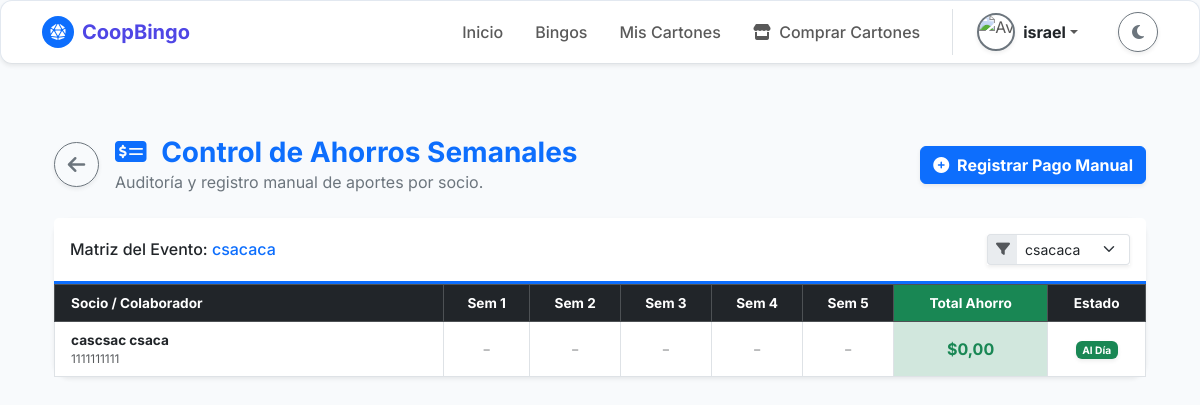
The app's page /control_aportes/ (signed in), older data.
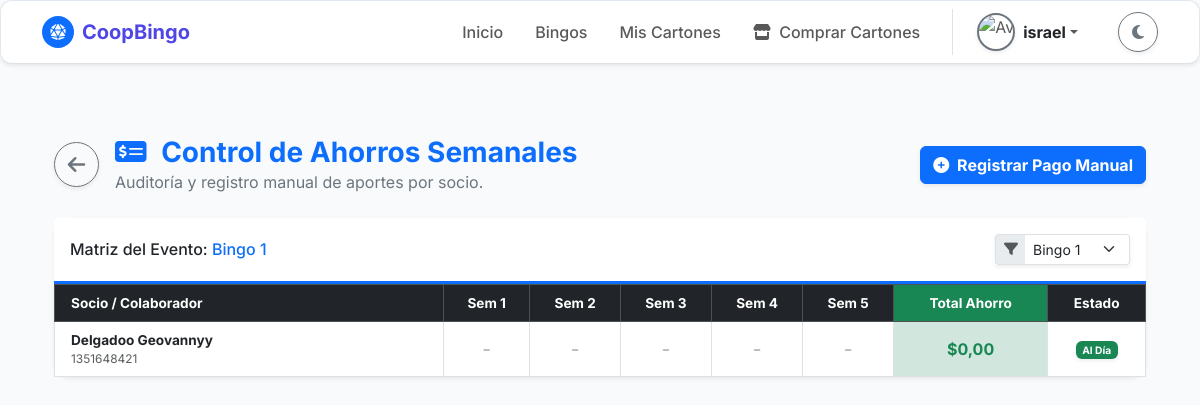
The same page, newer data.
### bingo/models.py (models this page shows, shortened)
class Bingo(models.Model):
    TIPO_BINGO_CHOICES = [
        ('Virtual', 'Virtual'),
        ('Presencial', 'Presencial'),
    ]
    ESTADO_BINGO_CHOICES = [
        ('Programado', 'Programado'),
        ('En Curso', 'En Curso'),
        ('Finalizado', 'Finalizado'),
        ('Cancelado', 'Cancelado'),
    ]
    idbingo = models.AutoField(primary_key=True)
    idunidad_venta = models.ForeignKey(UnidadMonetaria, on_delete=models.PROTECT, related_name='bingos_venta')
    idunidad_premio = models.ForeignKey(UnidadMonetaria, on_delete=models.PROTECT, related_name='bingos_premio')
    titulobingo = models.CharField(
        max_length=150,
        verbose_name="Título del Bingo"
    )
    fechaprogramadabingo = models.DateTimeField(
        verbose_name="Fecha y Hora del Evento"
    )
    tipobingo = models.CharField(
        max_length=20,
        choices=TIPO_BINGO_CHOICES,
        verbose_name="Tipo de Bingo"
    )
    lugarbingo = models.CharField(
        max_length=255,
        null=True,
        blank=True,
        verbose_name="Lugar (si es presencial)"
    )
    urlsesionbingo = models.CharField(
        max_length=255,
        null=True,
        blank=True,
        verbose_name="Link de la sesión (si es virtual)"
    )
    preciocarton = models.DecimalField(
        max_digits=10,
        decimal_places=2,
        validators=[MinValueValidator(Decimal('0.01'))],
        verbose_name="Precio del Cartón"
    )
    premiomayor = models.DecimalField(
        max_digits=10,
        decimal_places=2,
        verbose_name="Monto del Premio Mayor"
    )
    descripcionpremiomayor = models.CharField(
        max_length=100,
        verbose_name="¿Qué es el premio mayor?"
    )
    estadobingo = models.CharField(
        max_length=20,
        choices=ESTADO_BINGO_CHOICES,
        default='Programado',
        verbose_name="Estado del Bingo"
    )
    rutaimagenpremiomayor = models.ImageField(
        upload_to='media/bingo/imagen_premio_mayor/',
        max_length=300,
        null=True,
        blank=True,
        verbose_name="Imagen del Premio"
    )
    urlvideopromocional = models.FileField(
        upload_to='media/bingo/video_promocional/',
        max_length=300,
        null=True,
        blank=True,
        verbose_name="Video Promocional"
    )
    descripcionpremios = models.TextField(
        max_length=500,
        null=True,
        blank=True,
        verbose_name="Descripción de otros premios"
    )
    class Meta:
        db_table = 'Bingo'
        verbose_name = 'Bingo'
        verbose_name_plural = 'Bingos'

class Socio(models.Model):
    SEXO_CHOICES = [
        ('H', 'Hombre'),
        ('M', 'Mujer'),
    ]
    ESTADO_CHOICES = [
        ('Activo', 'Activo'),
        ('Pendiente', 'Pendiente'),
        ('Inactivo', 'Inactivo'),
    ]
    idsocio = models.AutoField(primary_key=True)
    idtiposocio = models.ForeignKey(
        'TipoSocio',
        on_delete=models.PROTECT,
        db_column='idtiposocio',
        verbose_name="Tipo de Socio"
    )
    primernombresocio = models.CharField(max_length=40, verbose_name="Primer Nombre")
    segundonombresocio = models.CharField(max_length=40, null=True, blank=True, verbose_name="Segundo Nombre")
    primerapellidosocio = models.CharField(max_length=40, verbose_name="Primer Apellido")
    segundoapellidosocio = models.CharField(max_length=40, verbose_name="Segundo Apellido")
    nacionalidad = models.CharField(max_length=50, default='Ecuatoriana', verbose_name="Nacionalidad")
    correosocio = models.EmailField(max_length=200, unique=True, null=True, blank=True, verbose_name="Correo Electrónico")
    cisocio = models.CharField(
        max_length=10,
        unique=True,
        validators=[validar_cedula_ecuatoriana], # AQUÍ ESTÁ LA MAGIA
        verbose_name="Cédula de Identidad"
    )
    foto_cedula_frontal = models.ImageField(upload_to='media/socio/cedula/frontal/', null=True, blank=True, verbose_name="Foto Cédula Frontal")
    foto_cedula_trasera = models.ImageField(upload_to='media/socio/cedula/trasera/', null=True, blank=True, verbose_name="Foto Cédula Trasera")
    fotosocio = models.ImageField(
        upload_to='media/socio/foto/',
        null=True,
        blank=True,
        verbose_name="Avatar/Foto"
    )
    fechanacimientosocio = models.DateField(
        validators=[validarfechanacimiento],
        verbose_name="Fecha de Nacimiento",
        help_text="El socio no puede ser mayor de 100 años ni haber nacido en el futuro."
    )
    telefonopersonalsocio = models.CharField(max_length=10, verbose_name="Teléfono Personal")
    telefonotrabajosocio = models.CharField(max_length=25, null=True, blank=True, verbose_name="Teléfono Trabajo")
    direcciondomiciliosocio = models.CharField(max_length=255, verbose_name="Dirección Domicilio")
    direcciontrabajosocio = models.CharField(max_length=255, null=True, blank=True, verbose_name="Dirección Trabajo")
    sexosocio = models.CharField(
        max_length=1,
        choices=SEXO_CHOICES,
        null=True,
        blank=True,
        verbose_name="Sexo"
    )
    estadosocio = models.CharField(
        max_length=10,
        choices=ESTADO_CHOICES,
        default='Activo',
        verbose_name="Estado"
    )
    class Meta:
        db_table = 'Socio'
        verbose_name = 'Socio'
        verbose_name_plural = 'Socios'

### bingo/views.py (the view, shortened to what this page needs)
# urls.py: path('control_aportes/', views.control_aportes, name='control_aportes'),
@login_required
def control_aportes(request):
    if not request.user.is_staff:
        messages.error(request, "Acceso exclusivo para el personal de administración.")
        return redirect('inicio')
    id_bingo = request.GET.get('bingo_id')
    if id_bingo:
        bingo_seleccionado = Bingo.objects.filter(idbingo=id_bingo).first()
    else:
        bingo_seleccionado = Bingo.objects.filter(estadobingo='En Curso').first() or Bingo.objects.order_by('-fechaprogramadabingo').first()
    if not bingo_seleccionado:
        return render(request, 'administrador/control_aportes.html', {'error': 'No hay eventos de bingo creados.'})
    socios = Socio.objects.filter(estadosocio='Activo').order_by('primerapellidosocio', 'primernombresocio')
    aportes = AporteSemanal.objects.filter(idbingo=bingo_seleccionado).select_related('idsocio')
    semanas_query = aportes.values_list('numerosemana', flat=True).distinct().order_by('numerosemana')
    semanas = list(semanas_query) if semanas_query.exists() else list(range(1, 6))
    matriz_socios = {}
    for socio in socios:
        matriz_socios[socio.idsocio] = {
            'objeto_socio': socio,
            'semanas_data': {sem: None for sem in semanas},
            'total_acumulado': Decimal('0.00'),
            'tiene_atrasos': False
        }
    context = {
        'bingo_seleccionado': bingo_seleccionado,
        'todos_los_bingos': Bingo.objects.all().order_by('-fechaprogramadabingo'),
        'semanas': semanas,
        'matriz_socios': matriz_socios.values(),
    }
    return render(request, 'administrador/control_aportes.html', context)

### bingo/templates/administrador/control_aportes.html (shortened to what the changed rows need)
{% extends 'comunes/base.html' %} {% comment %} Asegúrate de que esta sea la ruta correcta a tu plantilla base {% endcomment %}
{% load static %}
{% block content %}
<div class="container-fluid py-4 animate__animated animate__fadeIn">
    <div class="row mb-4 align-items-center">
        <div class="col-md-8 d-flex align-items-center gap-3">
            <div>
                <h2 class="h3 mb-0 text-primary fw-bold">
                    <i class="fas fa-money-check-alt me-2"></i> Control de Ahorros Semanales
                </h2>
            </div>
        </div>
    </div>
    <div class="card shadow-sm border-0 rounded-4 mb-4">
        <div class="card-header py-3 bg-body d-flex flex-column flex-md-row justify-content-between align-items-md-center border-bottom border-primary border-3">
            <h6 class="m-0 font-weight-bold text-dark mb-2 mb-md-0">
                Matriz del Evento: <span class="text-primary">{{ bingo_seleccionado.titulobingo }}</span>
            </h6>
            <form method="GET" class="form-inline m-0">
                <div class="input-group input-group-sm shadow-sm">
                    <span class="input-group-text bg-body-secondary border-end-0"><i class="fas fa-filter text-muted"></i></span>
                    <select name="bingo_id" class="form-select border-start-0" onchange="this.form.submit()">
                        {% for b in todos_los_bingos %}
                            <option value="{{ b.idbingo }}" {% if b.idbingo == bingo_seleccionado.idbingo %}selected{% endif %}>
                                {{ b.titulobingo }}
                            </option>
                        {% endfor %}
                    </select>
                </div>
            </form>
        </div>
        <div class="card-body p-0">
            <div class="table-responsive" style="max-height: 600px; overflow-y: auto;">
                <table class="table table-hover table-bordered text-center align-middle mb-0" style="font-size: 0.85rem;">
                    <thead class="table-dark" style="position: sticky; top: 0; z-index: 10;">
                        <tr>
                            <th class="text-start ps-3" style="min-width: 250px;">Socio / Colaborador</th>
                            {% for sem in semanas %}
                                <th>Sem {{ sem }}</th>
                            {% endfor %}
                            <th class="bg-success text-white">Total Ahorro</th>
                            <th>Estado</th>
                        </tr>
                    </thead>
                    <tbody>
                        {% for renglon in matriz_socios %}
                        <tr>
                            <td class="text-start ps-3 fw-bold text-body">
                                {{ renglon.objeto_socio.primerapellidosocio }} {{ renglon.objeto_socio.primernombresocio }}
                                <small class="text-muted d-block fw-normal">{{ renglon.objeto_socio.cisocio }}</small>
                            </td>
                            {% for sem in semanas %}
                                <td class="p-2">
                                    {% for num_sem, info in renglon.semanas_data.items %}
                                        {% if num_sem == sem %}
                                            {% if info %}
                                                {% if info.estado == 'Al Dia' %}
                                                    <div class="bg-success bg-opacity-25 text-success p-1 rounded fw-bold border border-success">
                                                        ${{ info.monto }}
                                                    </div>
                                                {% else %}
                                                    <div class="bg-danger bg-opacity-25 text-danger p-1 rounded fw-bold border border-danger" title="Atrasado">
                                                        ${{ info.monto }}
                                                    </div>
                                                {% endif %}
                                            {% else %}
                                                <span class="text-muted opacity-50" style="font-size: 1.2rem;">-</span>
                                            {% endif %}
                                        {% endif %}
                                    {% endfor %}
                                </td>
                            {% endfor %}
                            <td class="fw-bold bg-success-subtle text-success fs-6">
                                ${{ renglon.total_acumulado }}
                            </td>
                            <td>
                                {% if renglon.tiene_atrasos %}
                                    <span class="badge bg-warning text-dark shadow-sm">Con Atrasos</span>
                                {% else %}
                                    <span class="badge bg-success shadow-sm">Al Día</span>
                                {% endif %}
                            </td>
                        </tr>
                        {% endfor %}
                    </tbody>
                </table>
            </div>
        </div>
    </div>
</div>
{% endblock %}

Row changes from the older to the newer data that the page shows:
removed Bingo: titulobingo "csacaca"
now on this page (row edited): Bingo: titulobingo "Bingo 1"
changed Socio: objeto_socio.primerapellidosocio "cascsac" → "Delgadoo"; objeto_socio.primernombresocio "csaca" → "Geovannyy"; objeto_socio.cisocio "1111111111" → "1351648421"
Text that changed along with them:
form field bingo_id: "csacaca" → "Bingo 1"
